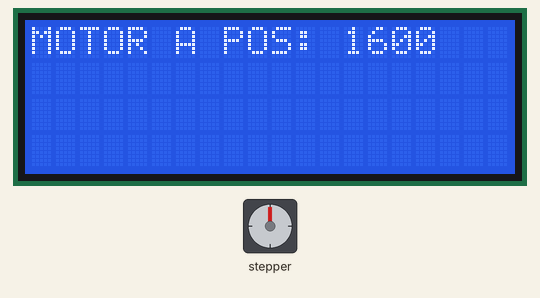
This sketch was run on a simulated Arduino Uno, built with avr-gcc and run on an emulated ATmega328P. On the bench: 20×4 character LCD, stepper motor. Stepper angles assume 1600 steps per turn.

Above: at 3.6 s.
Timing chart, 0 to 5.1 s (numbered marks = the images above):
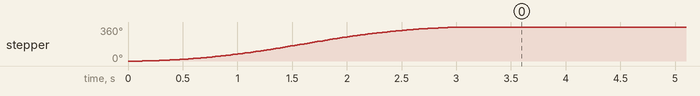

The sketch:

motorLcdOutput.ino
```cpp
#include <Wire.h>
#include <LiquidCrystal_PCF8574.h>
#include <AccelStepper.h>
#include <string.h>

//motors
int MTR_A_STP = 13;
int MTR_A_DIR = 12;

int MTR_B_STP = 11;
int MTR_B_DIR = 10;

int MTR_C_STP = 9;
int MTR_C_DIR = 8;

int MTR_D_STP = 7;
int MTR_D_DIR = 6;

int MTR_E_STP = 5;
int MTR_E_DIR = 4;

int DRIVER_MODE = 1;

//display variables
int CURSOR_ROW = 0;
int LINE_CURSOR_MAXROW = 4;
int CURSOR_COL = 0;
int LINE_CURSOR_MAXCOL = 20;

int VIEWPORT_OFFSET = 0;
unsigned long CURR_MILLIS = 0;
unsigned long PREV_MILLIS = 0;
unsigned long PREV_LCD_MILLIS = 0;

int refreshInterval = 500;//refreshes lcd every .5s
int scrollInterval = 10000;//10 second interval
int acceleration = 750; //steps per second, per second
int maxSpeed = 1000;    //steps per second
//global settings
int stepsPerRev = 1600; //running in 1/8 step mode, 200 full steps per rev * 8

//Create accelStepper objects
AccelStepper stprA(DRIVER_MODE, MTR_A_STP, MTR_A_DIR);
AccelStepper stprB(DRIVER_MODE, MTR_B_STP, MTR_B_DIR);
AccelStepper stprC(DRIVER_MODE, MTR_C_STP, MTR_C_DIR);
AccelStepper stprD(DRIVER_MODE, MTR_D_STP, MTR_D_DIR);
AccelStepper stprE(DRIVER_MODE, MTR_E_STP, MTR_E_DIR);
LiquidCrystal_PCF8574 lcd(0x27);

void setup()
{
    lcd.begin(20, 4); // initialize the lcd
    lcd.setBacklight(255);
    resetCursorPosition();
    initialize(); //init Motors
}

void loop()
{
    CURR_MILLIS = millis();
    accelerateMotorToTargetPositionTest(stprA,1600);
    runMotors();
    refreshLcd();
}

void initialize()
{
    resetMaxSpeed();
    resetAcceleration();
    resetAllMotors();
}

void resetAllMotors()
{
    resetZeroPosition(stprA);
    resetZeroPosition(stprB);
    resetZeroPosition(stprC);
    resetZeroPosition(stprD);
}

void resetAcceleration(){
    stprA.setAcceleration(acceleration);
    stprB.setAcceleration(acceleration);
    // stprC.setAcceleration(acceleration);
    // stprD.setAcceleration(acceleration);
}

void resetMaxSpeed(){
    stprA.setMaxSpeed(maxSpeed);
    stprB.setMaxSpeed(maxSpeed);
    // stprC.setMaxSpeed(maxSpeed);
    // stprD.setMaxSpeed(maxSpeed);
}

void runMotors()
{
    stprA.run();
    stprB.run();
    // stprC.run();
    // stprD.run();
}


//LCD Methods
void refreshLcd(){
    if(CURR_MILLIS - PREV_LCD_MILLIS >= refreshInterval){
        printLcdOutput();
        PREV_LCD_MILLIS+=refreshInterval;
    }
}

void resetCursorPosition(){
    CURSOR_COL = 0;
    CURSOR_ROW = 0;
    lcd.setCursor(CURSOR_COL,CURSOR_ROW);
}

void printLcdOutput(){
    resetCursorPosition();
    if(CURR_MILLIS - PREV_MILLIS >= scrollInterval){
        PREV_MILLIS+=scrollInterval;
        switch (VIEWPORT_OFFSET)
        {
            case 0:
                VIEWPORT_OFFSET = 1;
                break;
            default:
                VIEWPORT_OFFSET = 0;
                break;
        }
    }

    printStepperPositionText(stprA,String("A"));
    // if(VIEWPORT_OFFSET == 0){
    //     printStepperPositionText(stprA,String("A"));
    // }
    // printStepperPositionText(stprB,String("B"));
    // printStepperPositionText(stprC,String("C"));
    // printStepperPositionText(stprD,String("D"));
    // if(VIEWPORT_OFFSET == 1){
    //     printStepperPositionText(stprE,String("E"));
    // }
}

void printStepperPositionText(AccelStepper &stepper, String label){
    if(!stepper.isRunning()){
        String stepperPos = String(stepper.currentPosition(), DEC);
        lcd.print("MOTOR "+label+" POS: "+stepperPos+"   ");
        CURSOR_ROW++;
        lcd.setCursor(CURSOR_COL,CURSOR_ROW);
    }
}
//End LCD Methods

//Test and Utility Method Section
void resetZeroPosition(AccelStepper &stepper)
{
    stepper.setCurrentPosition(0);
}

void accelerateMotorToTargetPositionTest(AccelStepper &stepper, long pos)
{
    if (stepper.currentPosition() != pos && !stepper.isRunning())
    {
        stepper.moveTo(pos);
    }
}

void constantSpeedMotorToTargetPositionTest(AccelStepper &stepper, long pos, int spd)
{
    if (stepper.currentPosition() != pos && !stepper.isRunning())
    {
        stepper.moveTo(pos);
    }
    stepper.setSpeed(spd);
}
```

Measured:
- by itself, stepper: turns 360° clockwise in 3.0 s
